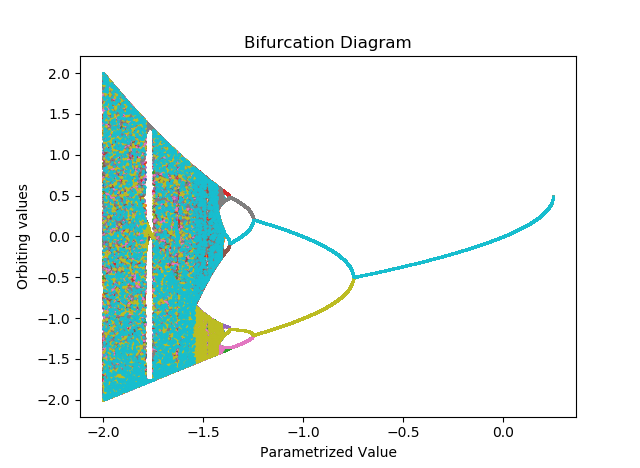

Recreate this plot in Python.
# -*- coding: utf-8 -*-
"""
Created on Thu May 17 10:06:47 2018

@author: Ramsey
"""

import numpy as np
import matplotlib.pyplot as plt
# get a bifurcation plot of x^2+c
# start with x = whatever, maybe 0?

def func(x, c):
    return np.multiply(x,x) + c

def sinfunc(x,c):
    return np.sin(np.pi*x)+c

lower_bound = -2
upper_bound = .25
step_size = .0001
initial_iterations = 500
final_iterations = 20
x_init = 0 # could change this to be random

c = np.arange(lower_bound, upper_bound, step_size)
x = x_init

# let things settle to a steady state
for i in range(initial_iterations):
    x = func(x, c)

for i in range(final_iterations):
    x = func(x, c)
    plt.scatter(c, x, s=1)

plt.xlabel("Parametrized Value")
plt.ylabel("Orbiting values")
plt.title("Bifurcation Diagram")
plt.show()
    
    
